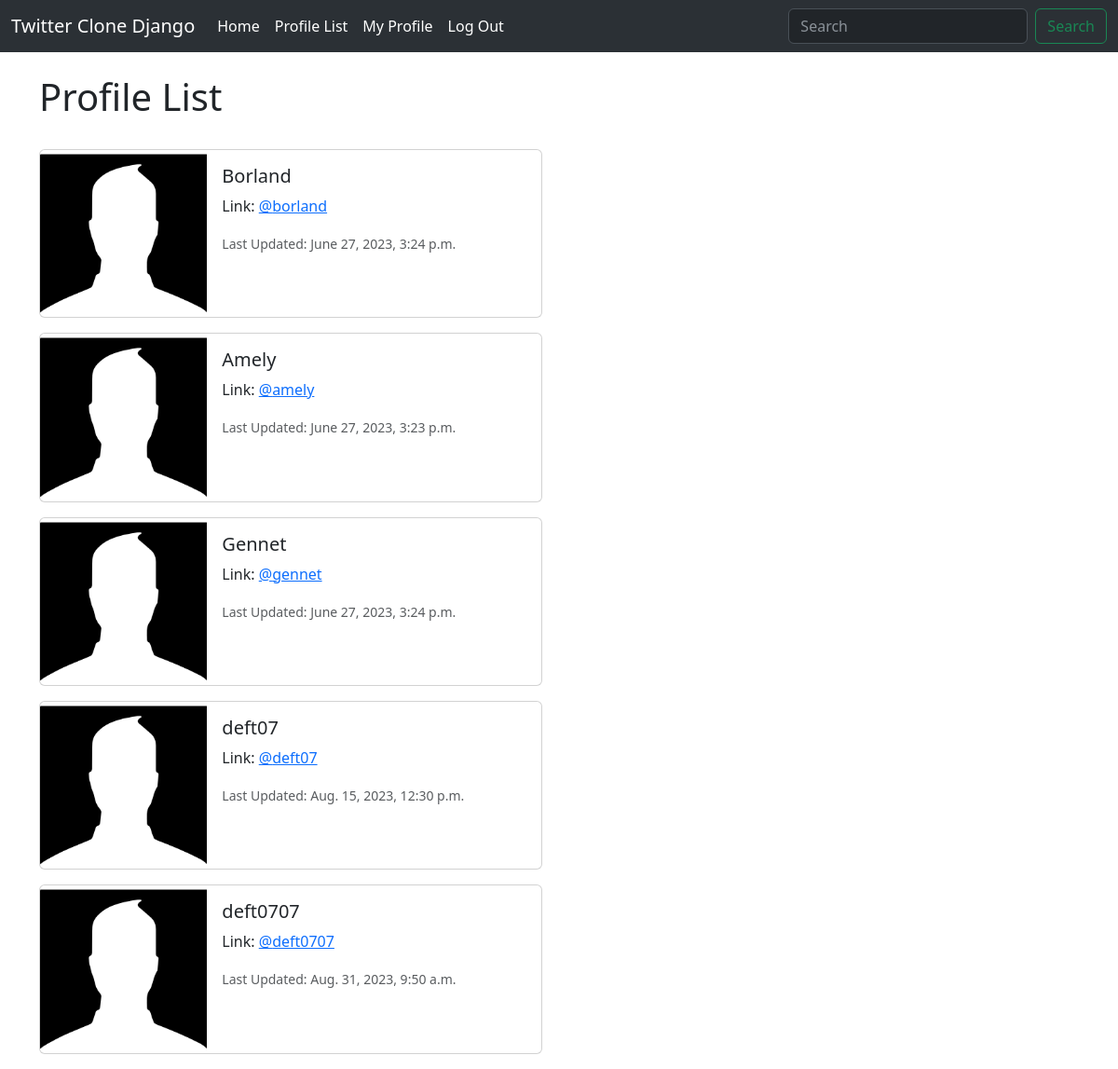
Screenshot of /profile_list/ (signed in) with the database file from the repository.
### twitter/models.py (models this page shows, shortened)
class Profile(models.Model):
    user = models.OneToOneField(User, on_delete=models.CASCADE)
    follows = models.ManyToManyField("self", related_name="followed_by", symmetrical=False, blank=True)
    date_modified = models.DateTimeField(User, auto_now=True)
    profile_image = models.ImageField(null=True, blank=True, upload_to="images/")

### twitter/views.py (the view)
# urls.py: path('profile_list/', views.profile_list, name='profile_list'),
def profile_list(request):
    if request.user.is_authenticated:
        profiles = Profile.objects.exclude(user=request.user)
        return render(request, 'profile_list.html', {'profiles': profiles})
    else:
        messages.success(request, ("You must be Logged In to view this page"))
        return redirect('home')

### templates/profile_list.html (shortened to what this page needs)
{% extends 'base.html' %}
{% load static %}
{% block content %}
    <h1>Profile List</h1>
<br/>
{% if profiles %}
    {% for profile in profiles %}
        <div class="card mb-3" style="max-width: 540px;">
  <div class="row g-0">
    <div class="col-md-4">
      <img src="{% static 'images/default_picture_image.png' %}" class="img-fluid rounded-start" alt="Profile Image">
    </div>
    <div class="col-md-8">
      <div class="card-body">
        <h5 class="card-title">{{profile.user.username}}<br/></h5>
          <p class="card-text">Link: <a href="{% url 'profile' profile.user.id %}"> @{{ profile.user.username|lower }}</a><br/></p>
        <p class="card-text"><small class="text-body-secondary">Last Updated: {{ profile.date_modified }}</small></p>
      </div>
    </div>
  </div>
</div>
    {% endfor %}
{% endif %}
{% endblock %}

### rows the page displays
Profile: user.username "Borland", user.username "borland", date_modified "June 27, 2023, 3:24 p.m."
Profile: user.username "Amely", user.username "amely", date_modified "June 27, 2023, 3:23 p.m."
Profile: user.username "Gennet", user.username "gennet", date_modified "June 27, 2023, 3:24 p.m."
Profile: user.username "deft07", date_modified "Aug. 15, 2023, 12:30 p.m."
Profile: user.username "deft0707", date_modified "Aug. 31, 2023, 9:50 a.m."
